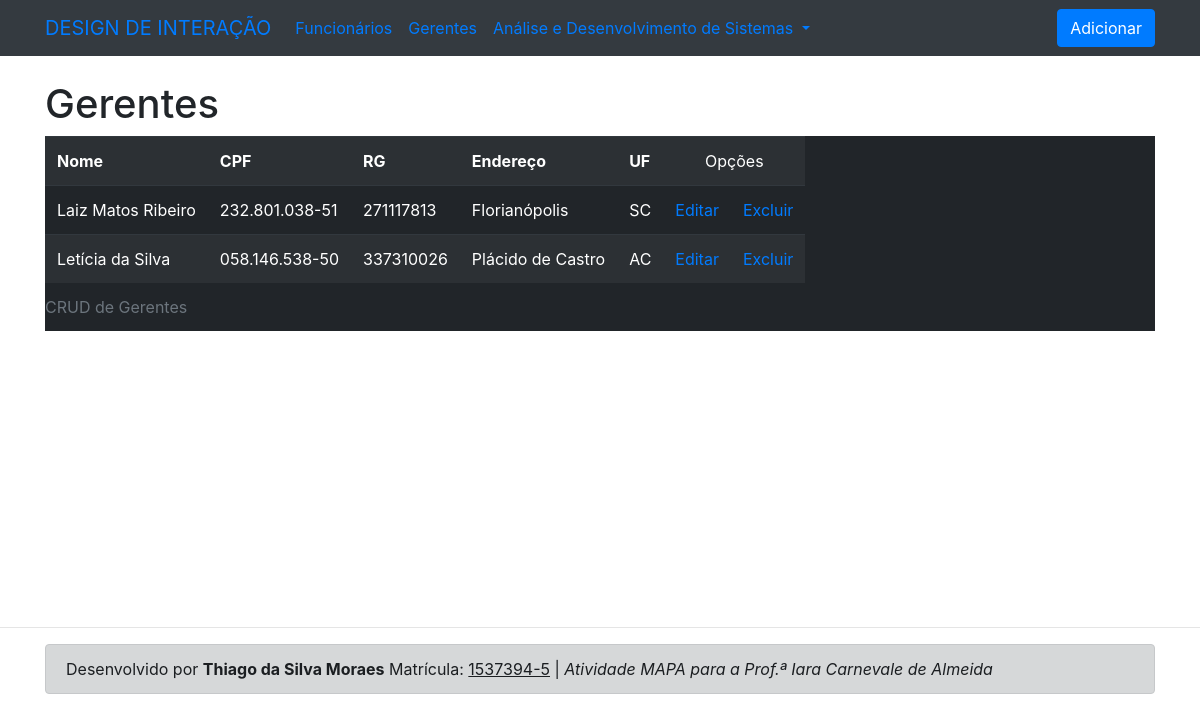
The page /gerentes.php on the database its author committed.
### tables this page shows
CREATE TABLE `gerentes` (
  `id` int(11) NOT NULL,
  `nome` varchar(100) NOT NULL,
  `cpf` char(14) NOT NULL,
  `rg` char(10) NOT NULL,
  `endereco` varchar(255) NOT NULL,
  `estado` char(2) NOT NULL
);

### connection.php (called while the page is built, shortened)
<?php
$tbl_gerentes = 'gerentes';

### gerentes.php (the view, shortened to what this page needs)
<?php
require_once('header.php');
?>
<nav class="navbar navbar-expand-lg navbar-primary bg-dark">
  <div class="container">
    <a class="navbar-brand" href="http://studeo.unicesumar.edu.br/#!/app/studeo/aluno/ambiente/disciplina/2018_EGRAD_ADSIS3-53_EGRAD_ADSIS100_004">DESIGN DE INTERAÇÃO</a>
    <div class="collapse navbar-collapse" id="navbarNav">
      <ul class="navbar-nav mr-auto">
        <li class="nav-item">
          <a class="nav-link" href="index.php">Funcionários</a>
        </li>
        <li class="nav-item">
          <a class="nav-link" href="gerentes.php">Gerentes</a>
        </li>
        <li class="nav-item dropdown">
          <a class="nav-link dropdown-toggle" href="#" id="navbarDropdownMenuLink" role="button" data-toggle="dropdown" aria-haspopup="true" aria-expanded="false">
            Análise e Desenvolvimento de Sistemas
          </a>
        </li>
      </ul>
      <a href="addGerente.php" class="btn btn-primary">Adicionar</a>
    </div>
  </div>
</nav>
<br>
<?php
require_once('connection.php');
try{
  $stmte = $pdo->query("SELECT * FROM $tbl_gerentes order by nome");
  $executa = $stmte->execute();
  ?>
  <div class="container">
    <h1>Gerentes</h1>
    <table align="center" class="table table-striped table-dark table-responsive table-hover">
      <caption>CRUD de Gerentes</caption>
      <td><b>Nome</td><td><b>CPF</td><td><b>RG</td><td><b>Endereço</td><td><b>UF</td><td colspan="2" align="center">Opções</td></tr>
        <?php
        if($executa){
        while($reg = $stmte->fetch(PDO::FETCH_OBJ)){
          ?>
          <tr>
            <td><?=$reg->nome?></td>
            <td><?=$reg->cpf?></td>
            <td><?=$reg->rg?></td>
            <td><?=$reg->endereco?></td>
            <td><?=$reg->estado?></td>
            <td><a href="updateGerente.php?id=<?=$reg->id?>">Editar</a></td>
            <td><a href="deleteGerente.php?id=<?=$reg->id?>">Excluir</a></td></tr>
            <?php
          }
          print '</table>';
          print '</div>';
        }else{
         echo 'Erro ao inserir os dados';
       }
     }catch(PDOException $e){
      echo $e->getMessage();
    }
    require_once('footer.php');

### rows shown on the page
gerentes: nome "Laiz Matos Ribeiro", cpf "232.801.038-51", rg "271117813", endereco "Florianópolis", estado "SC"
gerentes: nome "Letícia da Silva", cpf "058.146.538-50", rg "337310026", endereco "Plácido de Castro", estado "AC"
